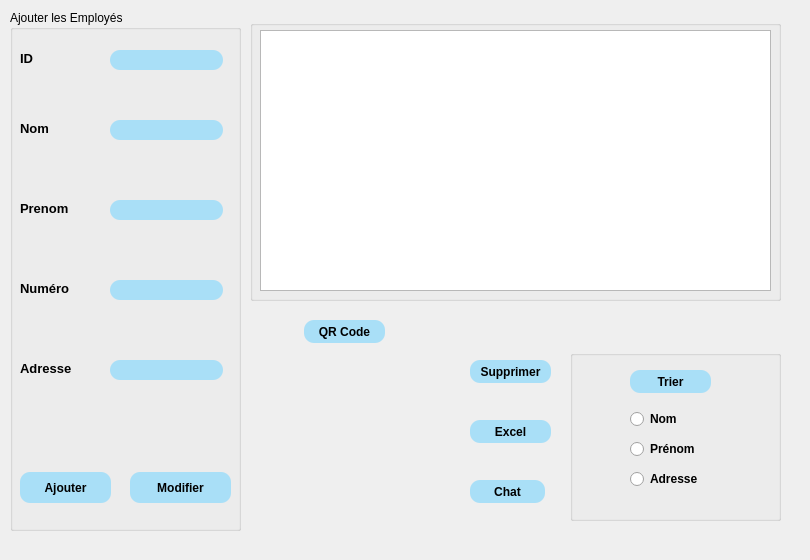
    <widget class="QWidget" name="tab">
     <property name="styleSheet">
      <string notr="true">#tab{
background-image:url(D:/Esprit/c++/projectC++/integration/Smart_Dry_Cleaner_2A2/image/BG.png);
}</string>
     </property>
     <attribute name="title">
      <string>Les Employees</string>
     </attribute>
     <widget class="QGroupBox" name="groupBox">
      <property name="geometry">
       <rect>
        <x>10</x>
        <y>10</y>
        <width>231</width>
        <height>521</height>
       </rect>
      </property>
      <property name="title">
       <string>Ajouter les Employés</string>
      </property>
      <widget class="QLabel" name="label">
       <property name="geometry">
        <rect>
         <x>10</x>
         <y>40</y>
         <width>61</width>
         <height>16</height>
        </rect>
       </property>
       <property name="font">
        <font>
         <pointsize>10</pointsize>
         <bold>true</bold>
        </font>
       </property>
       <property name="text">
        <string>ID</string>
       </property>
      </widget>
      <widget class="QLabel" name="label_2">
       <property name="geometry">
        <rect>
         <x>10</x>
         <y>110</y>
         <width>61</width>
         <height>16</height>
        </rect>
       </property>
       <property name="font">
        <font>
         <pointsize>10</pointsize>
         <bold>true</bold>
        </font>
       </property>
       <property name="text">
        <string>Nom</string>
       </property>
      </widget>
      <widget class="QLabel" name="label_3">
       <property name="geometry">
        <rect>
         <x>10</x>
         <y>190</y>
         <width>81</width>
         <height>16</height>
        </rect>
       </property>
       <property name="font">
        <font>
         <pointsize>10</pointsize>
         <bold>true</bold>
        </font>
       </property>
       <property name="text">
        <string>Prenom</string>
       </property>
      </widget>
      <widget class="QLabel" name="label_4">
       <property name="geometry">
        <rect>
         <x>10</x>
         <y>270</y>
         <width>71</width>
         <height>16</height>
        </rect>
       </property>
       <property name="font">
        <font>
         <pointsize>10</pointsize>
         <bold>true</bold>
        </font>
       </property>
       <property name="text">
        <string>Numéro</string>
       </property>
      </widget>
      <widget class="QLabel" name="label_5">
       <property name="geometry">
        <rect>
         <x>10</x>
         <y>350</y>
         <width>71</width>
         <height>16</height>
        </rect>
       </property>
       <property name="font">
        <font>
         <pointsize>10</pointsize>
         <bold>true</bold>
        </font>
       </property>
       <property name="text">
        <string>Adresse</string>
       </property>
      </widget>
      <widget class="QPushButton" name="pushButton_ajouter">
       <property name="geometry">
        <rect>
         <x>10</x>
         <y>462</y>
         <width>91</width>
         <height>31</height>
        </rect>
       </property>
       <property name="font">
        <font>
         <bold>true</bold>
        </font>
       </property>
       <property name="styleSheet">
        <string notr="true">background-color: rgb(169, 223, 247);
color:rgb(0,0,0);
border-radius:10px;</string>
       </property>
       <property name="text">
        <string>Ajouter</string>
       </property>
      </widget>
      <widget class="QLineEdit" name="lineEdit_ID">
       <property name="geometry">
        <rect>
         <x>100</x>
         <y>40</y>
         <width>113</width>
         <height>20</height>
        </rect>
       </property>
       <property name="styleSheet">
        <string notr="true">background-color: rgb(169, 223, 247);
color:rgb(0,0,0);
border-radius:10px;</string>
       </property>
      </widget>
      <widget class="QLineEdit" name="lineEdit_nom">
       <property name="geometry">
        <rect>
         <x>100</x>
         <y>110</y>
         <width>113</width>
         <height>20</height>
        </rect>
       </property>
       <property name="styleSheet">
        <string notr="true">background-color: rgb(169, 223, 247);
color:rgb(0,0,0);
border-radius:10px;</string>
       </property>
      </widget>
      <widget class="QLineEdit" name="lineEdit_prenom">
       <property name="geometry">
        <rect>
         <x>100</x>
         <y>190</y>
         <width>113</width>
         <height>20</height>
        </rect>
       </property>
       <property name="styleSheet">
        <string notr="true">background-color: rgb(169, 223, 247);
color:rgb(0,0,0);
border-radius:10px;</string>
       </property>
      </widget>
      <widget class="QLineEdit" name="lineEdit_num">
       <property name="geometry">
        <rect>
         <x>100</x>
         <y>270</y>
         <width>113</width>
         <height>20</height>
        </rect>
       </property>
       <property name="styleSheet">
        <string notr="true">background-color: rgb(169, 223, 247);
color:rgb(0,0,0);
border-radius:10px;</string>
       </property>
      </widget>
      <widget class="QLineEdit" name="lineEdit_adr">
       <property name="geometry">
        <rect>
         <x>100</x>
         <y>350</y>
         <width>113</width>
         <height>20</height>
        </rect>
       </property>
       <property name="styleSheet">
        <string notr="true">background-color: rgb(169, 223, 247);
color:rgb(0,0,0);
border-radius:10px;</string>
       </property>
      </widget>
      <widget class="QPushButton" name="pushButton_modif">
       <property name="geometry">
        <rect>
         <x>120</x>
         <y>462</y>
         <width>101</width>
         <height>31</height>
        </rect>
       </property>
       <property name="font">
        <font>
         <bold>true</bold>
        </font>
       </property>
       <property name="styleSheet">
        <string notr="true">background-color: rgb(169, 223, 247);
color:rgb(0,0,0);
border-radius:10px;</string>
       </property>
       <property name="text">
        <string>Modifier</string>
       </property>
      </widget>
     </widget>
     <widget class="QGroupBox" name="groupBox_2">
      <property name="geometry">
       <rect>
        <x>250</x>
        <y>20</y>
        <width>531</width>
        <height>281</height>
       </rect>
      </property>
      <property name="title">
       <string/>
      </property>
      <widget class="QTableView" name="tableView">
       <property name="geometry">
        <rect>
         <x>10</x>
         <y>10</y>
         <width>511</width>
         <height>261</height>
        </rect>
       </property>
       <property name="font">
        <font>
         <pointsize>9</pointsize>
         <bold>false</bold>
        </font>
       </property>
      </widget>
     </widget>
     <widget class="QPushButton" name="pushButton_supp">
      <property name="geometry">
       <rect>
        <x>470</x>
        <y>360</y>
        <width>81</width>
        <height>23</height>
       </rect>
      </property>
      <property name="font">
       <font>
        <pointsize>9</pointsize>
        <bold>true</bold>
       </font>
      </property>
      <property name="styleSheet">
       <string notr="true">background-color: rgb(169, 223, 247);
color:rgb(0,0,0);
border-radius:10px;</string>
      </property>
      <property name="text">
       <string>Supprimer</string>
      </property>
     </widget>
     <widget class="QPushButton" name="pushButton_qr">
      <property name="geometry">
       <rect>
        <x>304</x>
        <y>320</y>
        <width>81</width>
        <height>23</height>
       </rect>
      </property>
      <property name="font">
       <font>
        <pointsize>9</pointsize>
        <bold>true</bold>
       </font>
      </property>
      <property name="styleSheet">
       <string notr="true">background-color: rgb(169, 223, 247);
color:rgb(0,0,0);
border-radius:10px;</string>
      </property>
      <property name="text">
       <string>QR Code</string>
      </property>
     </widget>
     <widget class="QPushButton" name="pushButton_excel">
      <property name="geometry">
       <rect>
        <x>470</x>
        <y>420</y>
        <width>81</width>
        <height>23</height>
       </rect>
      </property>
      <property name="font">
       <font>
        <pointsize>9</pointsize>
        <bold>true</bold>
       </font>
      </property>
      <property name="styleSheet">
       <string notr="true">background-color: rgb(169, 223, 247);
color:rgb(0,0,0);
border-radius:10px;</string>
      </property>
      <property name="text">
       <string>Excel</string>
      </property>
     </widget>
     <widget class="QGroupBox" name="groupBox_4">
      <property name="geometry">
       <rect>
        <x>570</x>
        <y>350</y>
        <width>211</width>
        <height>171</height>
       </rect>
      </property>
      <property name="title">
       <string/>
      </property>
      <widget class="QPushButton" name="pushButton_trier">
       <property name="geometry">
        <rect>
         <x>60</x>
         <y>20</y>
         <width>81</width>
         <height>23</height>
        </rect>
       </property>
       <property name="font">
        <font>
         <bold>true</bold>
        </font>
       </property>
       <property name="styleSheet">
        <string notr="true">background-color: rgb(169, 223, 247);
color:rgb(0,0,0);
border-radius:10px;</string>
       </property>
       <property name="text">
        <string>Trier</string>
       </property>
      </widget>
      <widget class="QRadioButton" name="radioButton">
       <property name="geometry">
        <rect>
         <x>60</x>
         <y>60</y>
         <width>71</width>
         <height>18</height>
        </rect>
       </property>
       <property name="font">
        <font>
         <pointsize>9</pointsize>
         <bold>true</bold>
        </font>
       </property>
       <property name="text">
        <string>Nom</string>
       </property>
      </widget>
      <widget class="QRadioButton" name="radioButton_2">
       <property name="geometry">
        <rect>
         <x>60</x>
         <y>90</y>
         <width>101</width>
         <height>18</height>
        </rect>
       </property>
       <property name="font">
        <font>
         <pointsize>9</pointsize>
         <bold>true</bold>
        </font>
       </property>
       <property name="text">
        <string>Prénom</string>
       </property>
      </widget>
      <widget class="QRadioButton" name="radioButton_3">
       <property name="geometry">
        <rect>
         <x>60</x>
         <y>120</y>
         <width>101</width>
         <height>18</height>
        </rect>
       </property>
       <property name="font">
        <font>
         <pointsize>9</pointsize>
         <bold>true</bold>
        </font>
       </property>
       <property name="text">
        <string>Adresse</string>
       </property>
      </widget>
     </widget>
     <widget class="QPushButton" name="pushButton_chat">
      <property name="geometry">
       <rect>
        <x>470</x>
        <y>480</y>
        <width>75</width>
        <height>23</height>
       </rect>
      </property>
      <property name="font">
       <font>
        <pointsize>9</pointsize>
        <bold>true</bold>
       </font>
      </property>
      <property name="styleSheet">
       <string notr="true">background-color: rgb(169, 223, 247);
color:rgb(0,0,0);
border-radius:10px;</string>
      </property>
      <property name="text">
       <string>Chat</string>
      </property>
     </widget>
     <widget class="QLabel" name="label_15">
      <property name="geometry">
       <rect>
        <x>280</x>
        <y>370</y>
        <width>151</width>
        <height>131</height>
       </rect>
      </property>
      <property name="text">
       <string/>
      </property>
     </widget>
     <widget class="QLabel" name="label_6">
      <property name="geometry">
       <rect>
        <x>0</x>
        <y>0</y>
        <width>801</width>
        <height>551</height>
       </rect>
      </property>
      <property name="styleSheet">
       <string notr="true">background-image:url(C:/Users/rania/OneDrive/Bureau/BG.png);</string>
      </property>
      <property name="text">
       <string/>
      </property>
     </widget>
     <zorder>label_6</zorder>
     <zorder>groupBox</zorder>
     <zorder>groupBox_2</zorder>
     <zorder>pushButton_supp</zorder>
     <zorder>pushButton_qr</zorder>
     <zorder>pushButton_excel</zorder>
     <zorder>groupBox_4</zorder>
     <zorder>pushButton_chat</zorder>
     <zorder>label_15</zorder>
    </widget>
